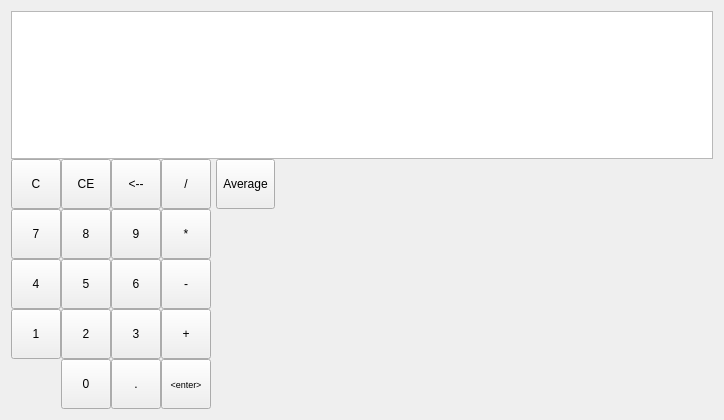
<?xml version="1.0" encoding="UTF-8"?>
<ui version="4.0">
 <class>CCalculator</class>
 <widget class="QDialog" name="CCalculator">
  <property name="geometry">
   <rect>
    <x>0</x>
    <y>0</y>
    <width>724</width>
    <height>420</height>
   </rect>
  </property>
  <property name="windowTitle">
   <string>Calculator - T162</string>
  </property>
  <property name="windowIcon">
   <iconset resource="application.qrc">
    <normaloff>:/resources/calc.png</normaloff>:/resources/calc.png</iconset>
  </property>
  <layout class="QGridLayout" name="gridLayout">
   <property name="spacing">
    <number>0</number>
   </property>
   <item row="1" column="4">
    <widget class="QToolButton" name="btn_div">
     <property name="minimumSize">
      <size>
       <width>50</width>
       <height>50</height>
      </size>
     </property>
     <property name="text">
      <string>/</string>
     </property>
    </widget>
   </item>
   <item row="4" column="1" alignment="Qt::AlignHCenter">
    <widget class="QToolButton" name="btn_2">
     <property name="minimumSize">
      <size>
       <width>50</width>
       <height>50</height>
      </size>
     </property>
     <property name="text">
      <string>2</string>
     </property>
    </widget>
   </item>
   <item row="1" column="0">
    <widget class="QToolButton" name="btn_C">
     <property name="minimumSize">
      <size>
       <width>50</width>
       <height>50</height>
      </size>
     </property>
     <property name="text">
      <string>C</string>
     </property>
    </widget>
   </item>
   <item row="1" column="1">
    <widget class="QToolButton" name="btn_Del">
     <property name="minimumSize">
      <size>
       <width>50</width>
       <height>50</height>
      </size>
     </property>
     <property name="text">
      <string>CE</string>
     </property>
    </widget>
   </item>
   <item row="2" column="1" alignment="Qt::AlignHCenter">
    <widget class="QToolButton" name="btn_8">
     <property name="minimumSize">
      <size>
       <width>50</width>
       <height>50</height>
      </size>
     </property>
     <property name="text">
      <string>8</string>
     </property>
    </widget>
   </item>
   <item row="1" column="5">
    <spacer name="horizontalSpacer_2">
     <property name="orientation">
      <enum>Qt::Horizontal</enum>
     </property>
     <property name="sizeType">
      <enum>QSizePolicy::Maximum</enum>
     </property>
     <property name="sizeHint" stdset="0">
      <size>
       <width>5</width>
       <height>20</height>
      </size>
     </property>
    </spacer>
   </item>
   <item row="5" column="1" alignment="Qt::AlignHCenter">
    <widget class="QToolButton" name="btn_0">
     <property name="minimumSize">
      <size>
       <width>50</width>
       <height>50</height>
      </size>
     </property>
     <property name="text">
      <string>0</string>
     </property>
    </widget>
   </item>
   <item row="5" column="3" alignment="Qt::AlignHCenter">
    <widget class="QToolButton" name="btn_period">
     <property name="minimumSize">
      <size>
       <width>50</width>
       <height>50</height>
      </size>
     </property>
     <property name="text">
      <string>.</string>
     </property>
    </widget>
   </item>
   <item row="1" column="6">
    <widget class="QToolButton" name="btn_Average">
     <property name="minimumSize">
      <size>
       <width>0</width>
       <height>50</height>
      </size>
     </property>
     <property name="text">
      <string>Average</string>
     </property>
    </widget>
   </item>
   <item row="4" column="3" alignment="Qt::AlignHCenter">
    <widget class="QToolButton" name="btn_3">
     <property name="minimumSize">
      <size>
       <width>50</width>
       <height>50</height>
      </size>
     </property>
     <property name="text">
      <string>3</string>
     </property>
    </widget>
   </item>
   <item row="2" column="4">
    <widget class="QToolButton" name="btn_mult">
     <property name="minimumSize">
      <size>
       <width>50</width>
       <height>50</height>
      </size>
     </property>
     <property name="text">
      <string>*</string>
     </property>
    </widget>
   </item>
   <item row="2" column="0">
    <widget class="QToolButton" name="btn_7">
     <property name="minimumSize">
      <size>
       <width>50</width>
       <height>50</height>
      </size>
     </property>
     <property name="text">
      <string>7</string>
     </property>
    </widget>
   </item>
   <item row="3" column="0">
    <widget class="QToolButton" name="btn_4">
     <property name="minimumSize">
      <size>
       <width>50</width>
       <height>50</height>
      </size>
     </property>
     <property name="text">
      <string>4</string>
     </property>
    </widget>
   </item>
   <item row="3" column="3" alignment="Qt::AlignHCenter">
    <widget class="QToolButton" name="btn_6">
     <property name="minimumSize">
      <size>
       <width>50</width>
       <height>50</height>
      </size>
     </property>
     <property name="text">
      <string>6</string>
     </property>
    </widget>
   </item>
   <item row="0" column="0" colspan="11">
    <widget class="QTableView" name="values">
     <property name="editTriggers">
      <set>QAbstractItemView::NoEditTriggers</set>
     </property>
     <property name="alternatingRowColors">
      <bool>true</bool>
     </property>
     <attribute name="horizontalHeaderVisible">
      <bool>false</bool>
     </attribute>
     <attribute name="horizontalHeaderStretchLastSection">
      <bool>true</bool>
     </attribute>
    </widget>
   </item>
   <item row="4" column="0">
    <widget class="QToolButton" name="btn_1">
     <property name="minimumSize">
      <size>
       <width>50</width>
       <height>50</height>
      </size>
     </property>
     <property name="text">
      <string>1</string>
     </property>
    </widget>
   </item>
   <item row="1" column="3">
    <widget class="QToolButton" name="btn_BS">
     <property name="minimumSize">
      <size>
       <width>50</width>
       <height>50</height>
      </size>
     </property>
     <property name="text">
      <string>&lt;--</string>
     </property>
    </widget>
   </item>
   <item row="5" column="4">
    <widget class="QToolButton" name="btn_enter">
     <property name="minimumSize">
      <size>
       <width>50</width>
       <height>50</height>
      </size>
     </property>
     <property name="font">
      <font>
       <pointsize>7</pointsize>
      </font>
     </property>
     <property name="text">
      <string>&lt;enter&gt;</string>
     </property>
    </widget>
   </item>
   <item row="4" column="4">
    <widget class="QToolButton" name="btn_plus">
     <property name="minimumSize">
      <size>
       <width>50</width>
       <height>50</height>
      </size>
     </property>
     <property name="text">
      <string>+</string>
     </property>
    </widget>
   </item>
   <item row="2" column="3" alignment="Qt::AlignHCenter">
    <widget class="QToolButton" name="btn_9">
     <property name="minimumSize">
      <size>
       <width>50</width>
       <height>50</height>
      </size>
     </property>
     <property name="text">
      <string>9</string>
     </property>
    </widget>
   </item>
   <item row="3" column="1" alignment="Qt::AlignHCenter">
    <widget class="QToolButton" name="btn_5">
     <property name="minimumSize">
      <size>
       <width>50</width>
       <height>50</height>
      </size>
     </property>
     <property name="text">
      <string>5</string>
     </property>
    </widget>
   </item>
   <item row="3" column="4">
    <widget class="QToolButton" name="btn_minus">
     <property name="minimumSize">
      <size>
       <width>50</width>
       <height>50</height>
      </size>
     </property>
     <property name="text">
      <string>-</string>
     </property>
    </widget>
   </item>
   <item row="1" column="7">
    <spacer name="horizontalSpacer">
     <property name="orientation">
      <enum>Qt::Horizontal</enum>
     </property>
     <property name="sizeHint" stdset="0">
      <size>
       <width>55</width>
       <height>17</height>
      </size>
     </property>
    </spacer>
   </item>
  </layout>
 </widget>
 <layoutdefault spacing="6" margin="11"/>
 <tabstops>
  <tabstop>values</tabstop>
  <tabstop>btn_7</tabstop>
  <tabstop>btn_8</tabstop>
  <tabstop>btn_9</tabstop>
  <tabstop>btn_4</tabstop>
  <tabstop>btn_5</tabstop>
  <tabstop>btn_6</tabstop>
  <tabstop>btn_1</tabstop>
  <tabstop>btn_2</tabstop>
  <tabstop>btn_3</tabstop>
  <tabstop>btn_0</tabstop>
  <tabstop>btn_period</tabstop>
  <tabstop>btn_C</tabstop>
  <tabstop>btn_Del</tabstop>
  <tabstop>btn_BS</tabstop>
  <tabstop>btn_div</tabstop>
  <tabstop>btn_mult</tabstop>
  <tabstop>btn_minus</tabstop>
  <tabstop>btn_plus</tabstop>
  <tabstop>btn_enter</tabstop>
 </tabstops>
 <resources>
  <include location="application.qrc"/>
 </resources>
 <connections/>
</ui>
